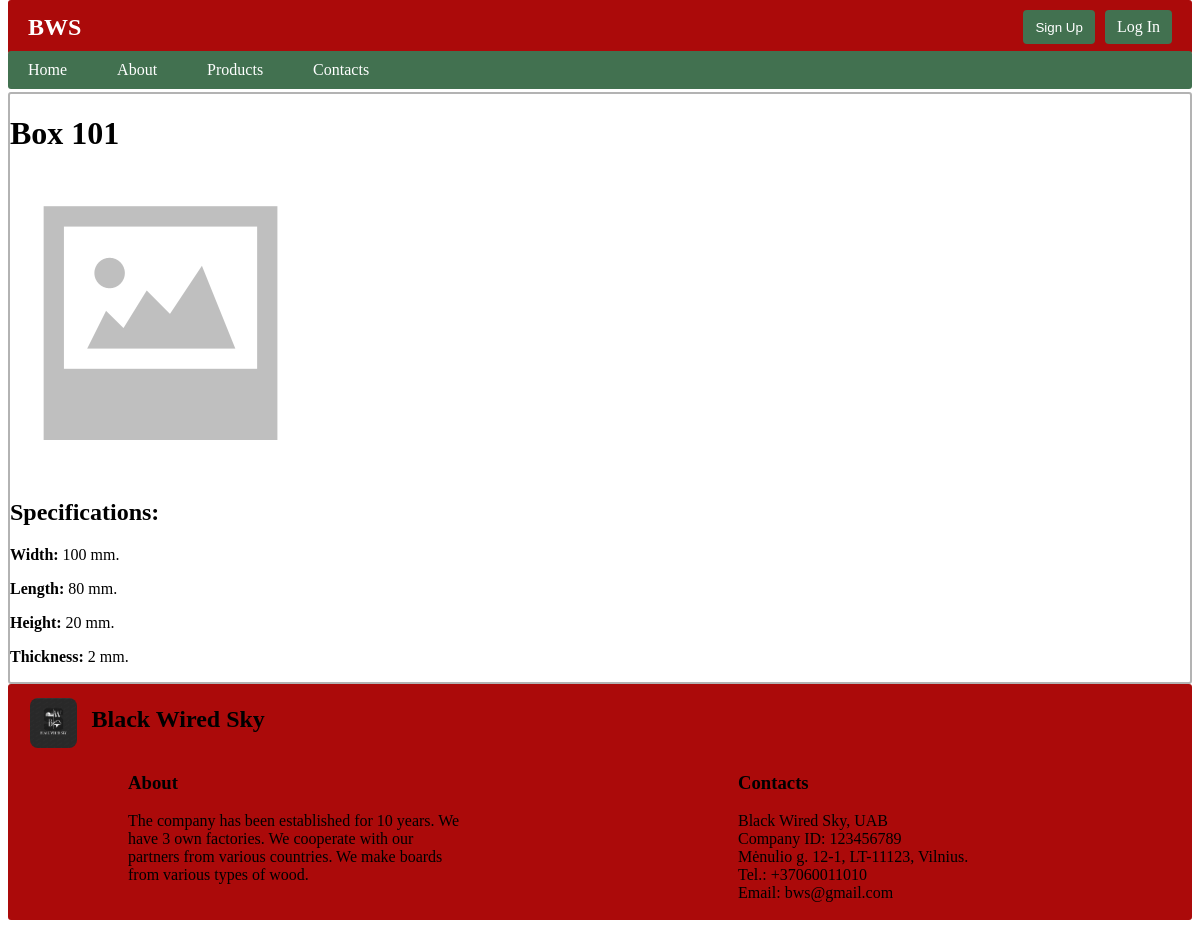
The app's page /bws/products/1, older data.
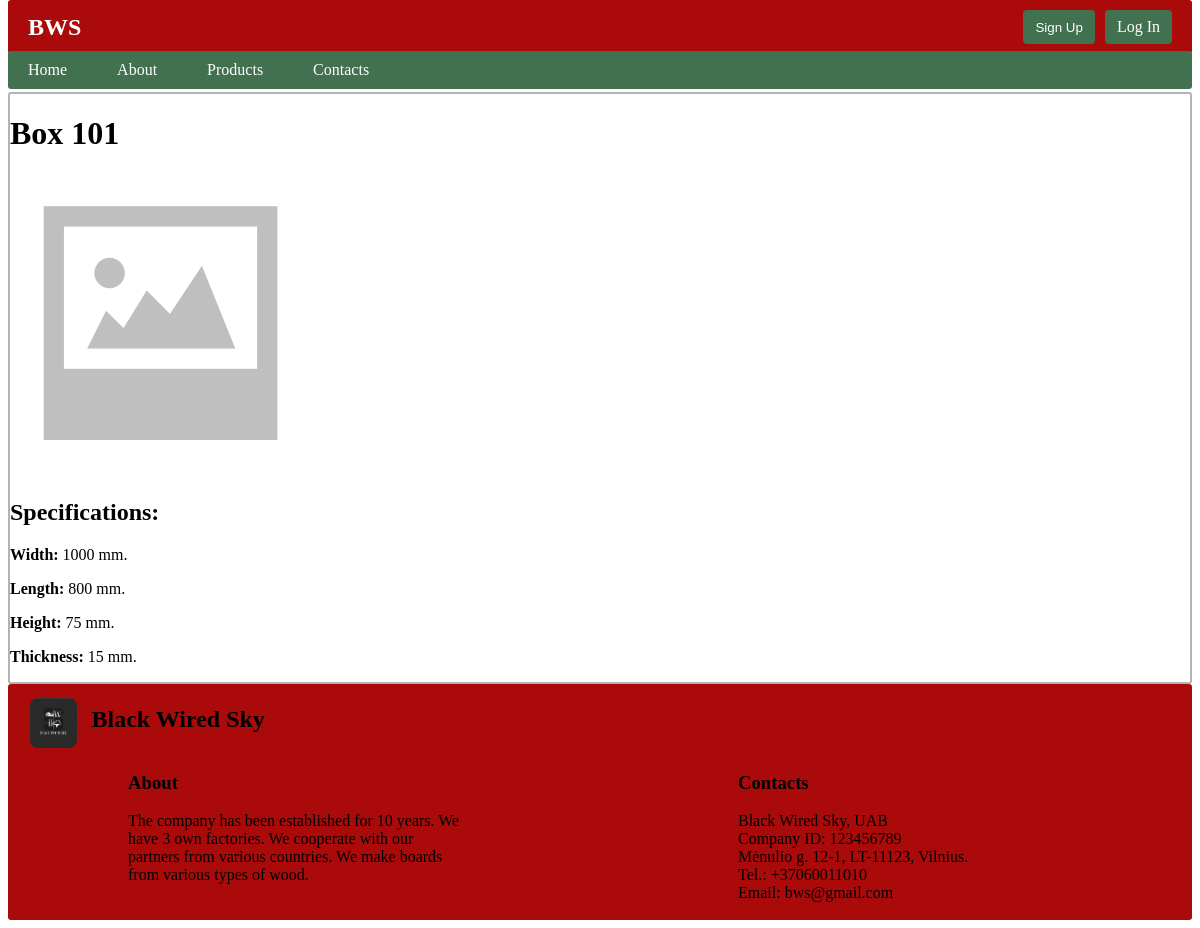
The same page, newer data.
### bws/models.py (models this page shows, shortened)
class Product(models.Model):
    name = models.CharField(verbose_name='Name', max_length=200, unique=True)
    width = models.IntegerField(verbose_name='Width(mm)', default=0)
    length = models.IntegerField(verbose_name='Length(mm)', default=0)
    height = models.IntegerField(verbose_name='Height(mm)', default=0)
    thickness = models.IntegerField(verbose_name='Thickness(mm)', default=0)
    trailer = models.ForeignKey(to=Trailer, verbose_name='Trailer', on_delete=models.SET_NULL, null=True, blank=True)
    product_image = models.ImageField(verbose_name='Product Image', upload_to='products_images', null=True, blank=True)
    class Meta:
        verbose_name = 'Product'
        verbose_name_plural = 'Products'

### bws/views.py (the view)
# urls.py: path('products/<int:product_id>', views.product, name='product'),
def product(request, product_id):
    product = get_object_or_404(Product, pk=product_id)
    context = {
        'product': product,
    }
    return render(request, 'product.html', context=context)

### bws/templates/product.html (shortened to what this page needs)
{% extends 'base.html' %}
{% load static %}
{% block 'content' %}
<div class="content">
    <div class="product">
        <h1>{{ product.name }}</h1>
        <h4>
            {% if product.product_image %}
            <img src="{{ product.product_image.url }}">
            {% else %}
            <img src="{% static 'images/no-image.png' %}">
            {% endif %}
        </h4>
        <h2>Specifications:</h2>
        <p><strong>Width:</strong> {{ product.width }} mm.</p>
        <p><strong>Length:</strong> {{ product.length }} mm.</p>
        <p><strong>Height:</strong> {{ product.height }} mm.</p>
        <p><strong>Thickness:</strong> {{ product.thickness }} mm.</p>
    </div>
</div>
{% endblock %}

### bws/templates/base.html (shortened to what this page needs)
<!DOCTYPE html>
{% load static %}
<html lang="en">
<head>
  <link rel="stylesheet" href="{% static 'css/style.css' %}">
</head>
<body>
  <div class="upper-panel">
    <div class="logo">BWS</div>
    {% if user.is_authenticated %}
    <p></p>
    {% else %}
    <div class="buttons">
      <button class="button">Sign Up</button>
      <a href="{% url 'login' %}" class="button">Log In</a>
    </div>
    {% endif %}
  </div>
  <div class="menu-bar">
    <div class="menu-items">
      <a href="{% url 'index' %}" class="menu-item">Home</a>
      <a href="#" class="menu-item">About</a>
      <a href="{% url 'products' %}" class="menu-item">Products</a>
      <a href="#" class="menu-item">Contacts</a>
    </div>
  </div>
    {% block 'content' %}{% endblock %}
<footer>
  <div class="footer">
    <div class="footer-logo">
      <img src="{% static 'images/logo.png' %}">
      <h2>Black Wired Sky</h2>
    </div>
    <div class="footer-general">
      <div class="footer-about">
        <h3>About</h3>
        <p>The company has been established for 10 years. We have 3 own factories. We cooperate with our partners from various countries. We make boards from various types of wood.</p>
      </div>
      <div class="footer-Contacts">
        <h3>Contacts</h3>
          <p>Black Wired Sky, UAB<br>Company ID: 123456789<br>Mėnulio g. 12-1, LT-11123, Vilnius.<br>Tel.: +37060011010<br>Email: bws@gmail.com</p>
      </div>
    </div>
  </div>
</footer>
</body>
</html>

### bws/static/css/style.css (style rules this page uses)
.upper-panel { display: flex; justify-content: space-between; align-items: center; background-color: #ab0a0a; color: #fff; padding: 10px 20px; border-radius: 3px; position: fixed; top: 0px; left: 8px; right: 8px; }
.logo { font-size: 24px; font-weight: bold; }
.buttons { display: flex; gap: 10px; }
.button { text-decoration: none; padding: 8px 12px; background-color: #427150; color: #fff; border: None; border-radius: 4px; cursor: pointer; transition: transform 0.2s, box-shadow 0.2s; }
.menu-bar { background-color: #427150; display: flex; justify-content: space-between; align-items: center; border-radius: 3px; position: fixed; top: 51px; left: 8px; right: 8px; }
.menu-items { display: flex; align-items: center; }
.menu-item { padding: 10px 20px; color: #fff; text-decoration: none; transition: background-color 0.3s; margin-right: 10px; }
.content { border: 2px solid #B3B3B3; border-radius: 3px; margin-top: 92px; }
.logo { font-size: 24px; font-weight: bold; animation: logoAnimation 5s linear infinite; }
.footer { border: 2px solid #ab0a0a; border-radius: 3px; background-color: #ab0a0a; }
.footer-logo { display: inline-block; margin-left: 20px; }
.footer-logo img { width: 20%; height: 50px; vertical-align: middle; border-radius: 8px; }
.footer-logo h2 { display: inline-block; margin-left: 10px; }
.footer-general { display: flex; justify-content: space-between; }
.footer-about, .footer-Contacts { flex: 0 0 calc(50% - 20px); padding: 0 10%; box-sizing: border-box; }

Row changes from the older to the newer data that the page shows:
changed Product "Box 101": width "100" → "1000"; length "80" → "800"; height "20" → "75"; thickness "2" → "15"
